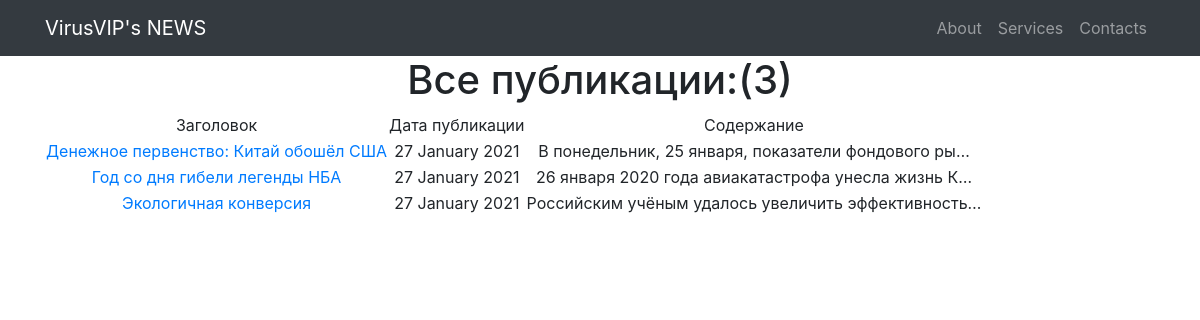
The page /news/ on the database as committed earlier.
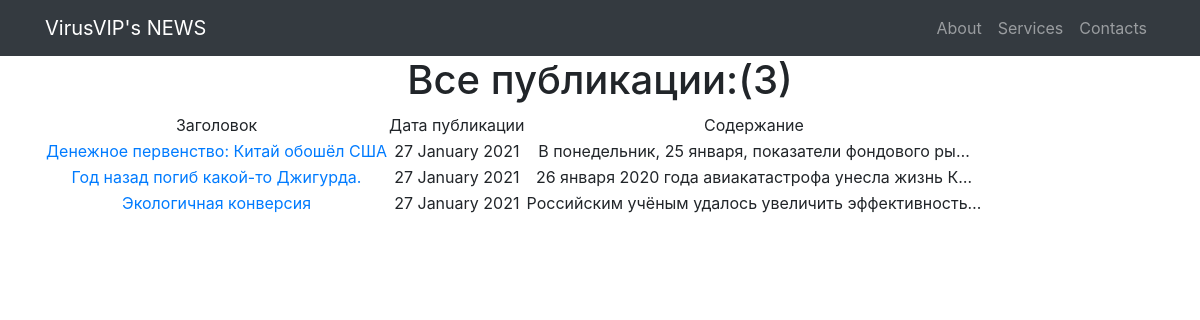
The same page on the database as committed later.
### news/models.py (models this page shows, shortened)
class Post(models.Model):
    news = 'NE'
    articles = 'AR'
    CHOICE = [(news, 'Новость'), (articles, 'Статья')]
    type = models.CharField(max_length=2, choices=CHOICE, default='NE')
    create_date = models.DateTimeField(auto_now_add=True)
    header = models.CharField(max_length=255)
    text = models.TextField()
    rating = models.IntegerField(default=0)
    author = models.ForeignKey(Author, on_delete=models.CASCADE)
    category = models.ManyToManyField(Category, through='PostCategory')

### news/views.py (the view)
# urls.py: path('', PostsList.as_view()),
class PostsList(ListView):
    model = Post
    template_name = 'posts.html'
    context_object_name = 'posts'
    queryset = Post.objects.order_by('-create_date')

### news/templatetags/custom_filters.py (called while the page is built)
@register.filter(name='censor') # регестрируем наш фильтр под именем censor, чтоб django понимал, что это именно фильтр, а не простая функция
def censor(value): # Используем как value|censor
    if isinstance(value, str):
        string = value
        words = ['хуй', 'пизда']
        cens_word = 'Джигурда'
        for word in words:
            string = str.replace(string, word, cens_word)
        return string
    else:
        raise ValueError(f'искомое поле - не текст') # в случае если кто-то неправильно воспользовался нашим тегом, это будет ошибкой

### templates/posts.html (shortened to what this page needs)
{% extends 'flatpages/default.html' %}
{% load custom_filters %}
{% block content %}
<h1>Все публикации:({{ posts|length }})</h1>
    {% if posts %}
        <table>
            <tr>
                <td>Заголовок</td>
                <td>Дата публикации</td>
                <td>Содержание</td>
            </tr>
            {% for post in posts %}
            <tr>
                <td><a href="{{post.id}}">{{post.header|censor}}</a></td>
                <td>{{post.create_date|date:'d F Y'}}</td>
                <td>{{post.text|truncatechars:50|censor}}</td>
            </tr>
            {% endfor %}
    {% else %}
        </table>
        <h2>Публикаций нет</h2>
    {% endif %}
{% endblock content %}

Rows that differ between the two databases and show on the page:
changed Post: header|censor "Год со дня гибели легенды НБА" → "Год назад погиб какой-то Джигурда."
